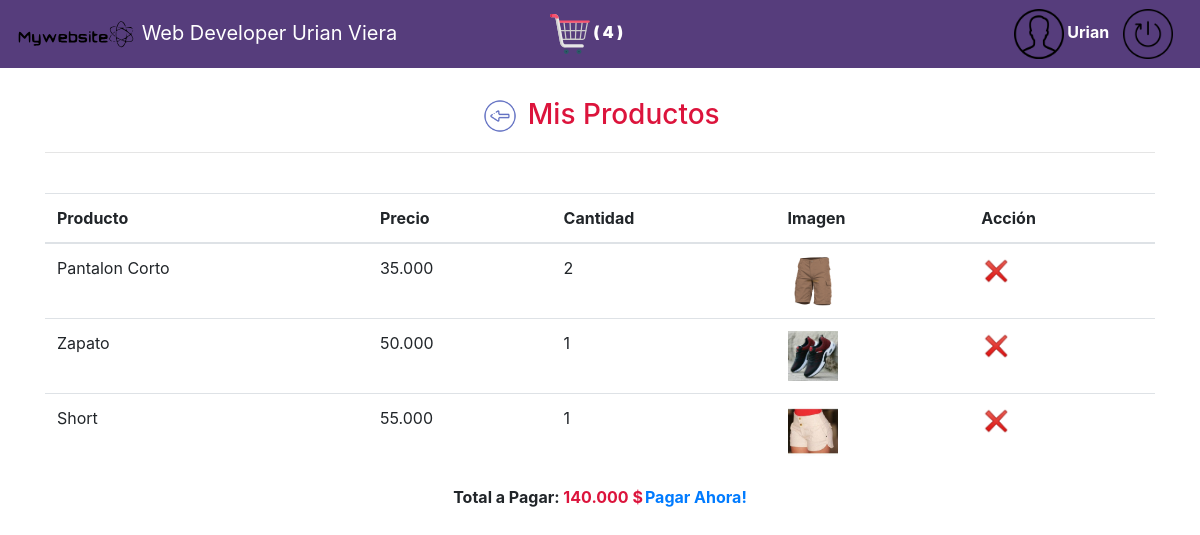
Screenshot of /MisProduct.php (signed in) with the database file from the repository.
### tables this page shows
CREATE TABLE `productos` (
  `id` int(10) NOT NULL,
  `name` varchar(50) DEFAULT NULL,
  `precio` varchar(50) DEFAULT NULL,
  `imagen` varchar(100) DEFAULT NULL
);

CREATE TABLE `temporalproducts` (
  `id` int(10) NOT NULL,
  `idproduct` int(100) DEFAULT NULL,
  `cantidad` varchar(20) DEFAULT NULL,
  `cod_user` varchar(20) DEFAULT NULL,
  `ip` varchar(50) DEFAULT NULL,
  `name_equipo` varchar(100) DEFAULT NULL,
  `fecha` varchar(20) DEFAULT NULL
);

### MisProduct.php (the view, shortened to what this page needs)
<?php
include('config.php');
if (isset($_SESSION['user']) != "") {
$cod_user =  $_SESSION['cod_user'];
?>
<!DOCTYPE html>
<html>
<head>
    <link rel="stylesheet" href="https://stackpath.bootstrapcdn.com/bootstrap/4.3.1/css/bootstrap.min.css">
</head>
<body>
<nav class="navbar navbar-expand-md navbar-dark bg-dark fixed-top" style="background-color: #563d7c !important;">
  <span class="navbar-brand">
      <img src="img/logo-mywebsite-urian-viera.svg" alt="Web Developer Urian Viera" width="120">
        Web Developer Urian Viera
  </span>
<table style="width: 70%;">
    <tr>
        <th style="text-align: center; width: 45%;">
            <strong id="resp" style="color: #fefefe;">
                <a href="MisProduct.php" title="">
                    <img src="img/a.svg" style="width: 40px;" alt="">
                </a>
            (
                <?php
                if (isset($_SESSION['user']) != "") {
                $cod_user =  $_SESSION['cod_user'];
                $Product = ("SELECT SUM( cantidad ) AS cantidaP FROM temporalproducts WHERE cod_user='".$cod_user."' ");
                $MisProducts = mysqli_query($con, $Product);
                $arrayProd = mysqli_fetch_array($MisProducts);
                echo ($arrayProd['cantidaP'] + 0 );
                  }else{
                    echo "0";
                } ?>
            )
            </strong>
        </th>
        <th>
            <div style="float: right">
            <?php if (isset($_SESSION['user']) != "") { ?>
            <img src="img/user.png" alt="" style="width: 50px;">
            <span style="color: white"><?php  echo ucwords($_SESSION['user']); ?></span>
            <a href="salir.php" style="padding: 0px 10px;">
                <img src="img/exit.png" alt="" style="width: 50px;">
            </a>
            <?php } ?>
            </div>
        </th>
    </tr>
</table>
</nav>
<br><br>
<br><br>
<div class="container">
<h3 class="text-center" style="color: Crimson;">
<a href="index.php" title="">
    <img src="img/volver.png" style="width: 40px;" alt="">
</a>
Mis Productos</h3>
<hr>
<br>
<table class="table">
  <thead>
    <tr>
      <th scope="col">Producto</th>
      <th scope="col">Precio</th>
      <th scope="col">Cantidad</th>
      <th scope="col">Imagen</th>
      <th scope="col">Acción</th>
    </tr>
  </thead>
  <tbody>
<?php
$ConsultarProduct = ("
SELECT
    p.id,
    p.name,
    p.precio,
    p.imagen,
    t.idproduct,
    t.cantidad,
    t.cod_user
FROM productos p, temporalproducts t WHERE p.id=t.idproduct AND t.cod_user='".$cod_user."' ");
$jqueryProduct = mysqli_query($con, $ConsultarProduct);
while ($Product = mysqli_fetch_array($jqueryProduct)) { ?>
    <tr>
        <td><?php echo $Product['name'];  ?></td>
        <td><?php echo number_format($Product['precio'], 0, ",", "."); ?></td>
        <td><?php echo $Product['cantidad'];  ?></td>
        <td><img src="<?php echo $Product['imagen']; ?>" alt="" style='width:50px; text-align: center;'></td>
        <td>
            <form action="deletProd.php" id="<?php echo $Product['id'];  ?>" method="POST">
                <a href="#" class="btn-delete">
                    <img src="img/closed.png" alt="" style="width: 30px;">
                </a>
            </form>
        </td>
</tr>
<?php } ?>
</tbody>
</table>
</div>
<?php
$SqlTotal = ("
SELECT
    p.id,
    t.idproduct,
    t.cod_user,
    SUM( p.precio ) AS TotalPagar
FROM productos p, temporalproducts t WHERE p.id=t.idproduct AND t.cod_user='".$cod_user."' ");
$jqueryTotal = mysqli_query($con, $SqlTotal);
$arrayTotal = mysqli_fetch_array($jqueryTotal);
?>
<center>
<table>
    <tr>
        <th colspan="4" id="totalPrecio">
            <?php echo "Total a Pagar: <span style='color:crimson;'>". number_format($arrayTotal['TotalPagar'], 0, ",", ".")." $ </span>"; ?>
        </th>
        <th colspan="4">
            <a href="pagar.php?total=<?php echo $arrayTotal['TotalPagar']; ?>&cod_user=<?php echo $cod_user; ?>" class="boton"> Pagar Ahora! </a>
        </th>
    </tr>
</table>
</center>
<br><br>
<br><br>
</body>
</html>
<?php } ?>

### rows the page displays
productos: name "Pantalon Corto", precio "35.000", temporalproducts.cantidad "2", imagen (picture)
productos: name "Zapato", precio "50.000", temporalproducts.cantidad "1", imagen (picture)
productos: name "Short", precio "55.000", temporalproducts.cantidad "1", imagen (picture)

### other values shown
$arrayProd['cantidaP'] + 0 "4"
$_SESSION['user'] "Urian"
$arrayTotal['TotalPagar'] "140.000"
